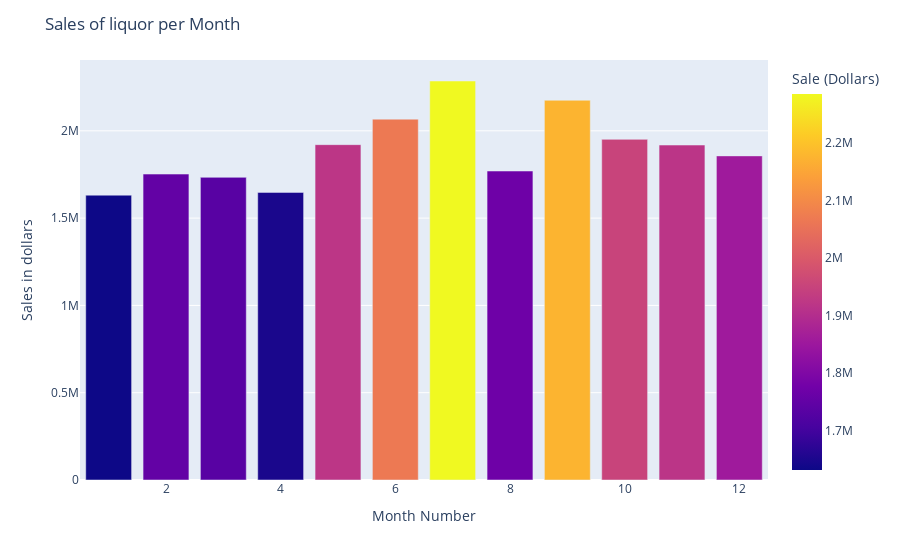

Notebook cell for this chart:
### Markdown cell above
The Urbandale city has highest sales of liquors.

### Code cell
df_plot = df.fillna('NA').groupby(['Month','Pack','Date'])['Sale (Dollars)'].sum().groupby(
            ['Month','Pack']).max().sort_values().groupby(
            ['Month']).sum().sort_values(ascending=False)
top_count1 = pd.DataFrame(df_plot)
top_count1 = pd.DataFrame(df_plot.head(50))

fig_reg = px.bar(top_count1,x=top_count1.index, y='Sale (Dollars)',color='Sale (Dollars)')
fig_reg.update_layout(
    title="Sales of liquor per Month",
    xaxis_title=" Month Number",
    yaxis_title="Sales in dollars",
    )
fig_reg.show()

### Figure 1 — Plotly figure (JSON) as saved in the notebook; plotly's stock layout.template omitted (floating-point values rounded to 4 significant figures)
{"data": [{"alignmentgroup": "True", "hovertemplate": "Month=%{x}<br>Sale (Dollars)=%{marker.color}<extra></extra>", "legendgroup": "", "marker": {"color": [2285000.0, 2175000.0, 2067000.0, 1951000.0, 1921000.0, 1919000.0, 1856000.0, 1770000.0, 1752000.0, 1734000.0, 1647000.0, 1631000.0], "coloraxis": "coloraxis"}, "name": "", "offsetgroup": "", "orientation": "v", "showlegend": false, "textposition": "auto", "type": "bar", "x": [7, 9, 6, 10, 5, 11, 12, 8, 2, 3, 4, 1], "xaxis": "x", "y": [2285000.0, 2175000.0, 2067000.0, 1951000.0, 1921000.0, 1919000.0, 1856000.0, 1770000.0, 1752000.0, 1734000.0, 1647000.0, 1631000.0], "yaxis": "y"}], "layout": {"barmode": "relative", "coloraxis": {"colorbar": {"title": {"text": "Sale (Dollars)"}}, "colorscale": [[0, "#0d0887"], [0.1111, "#46039f"], [0.2222, "#7201a8"], [0.3333, "#9c179e"], [0.4444, "#bd3786"], [0.5556, "#d8576b"], [0.6667, "#ed7953"], [0.7778, "#fb9f3a"], [0.8889, "#fdca26"], [1, "#f0f921"]]}, "legend": {"tracegroupgap": 0}, "margin": {"t": 60}, "title": {"text": "Sales of liquor per Month"}, "xaxis": {"anchor": "y", "domain": [0, 1], "title": {"text": " Month Number"}}, "yaxis": {"anchor": "x", "domain": [0, 1], "title": {"text": "Sales in dollars"}}}}
